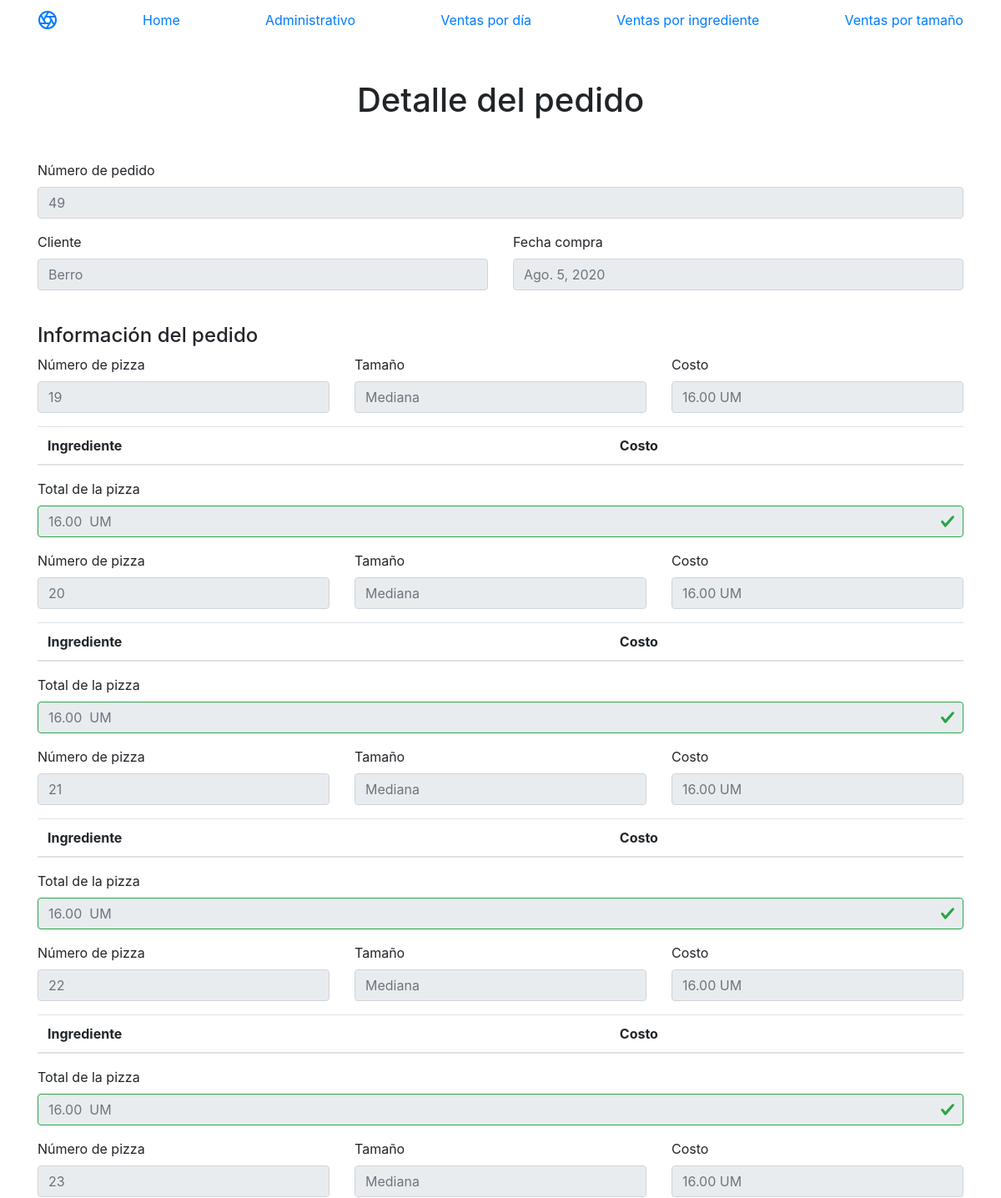
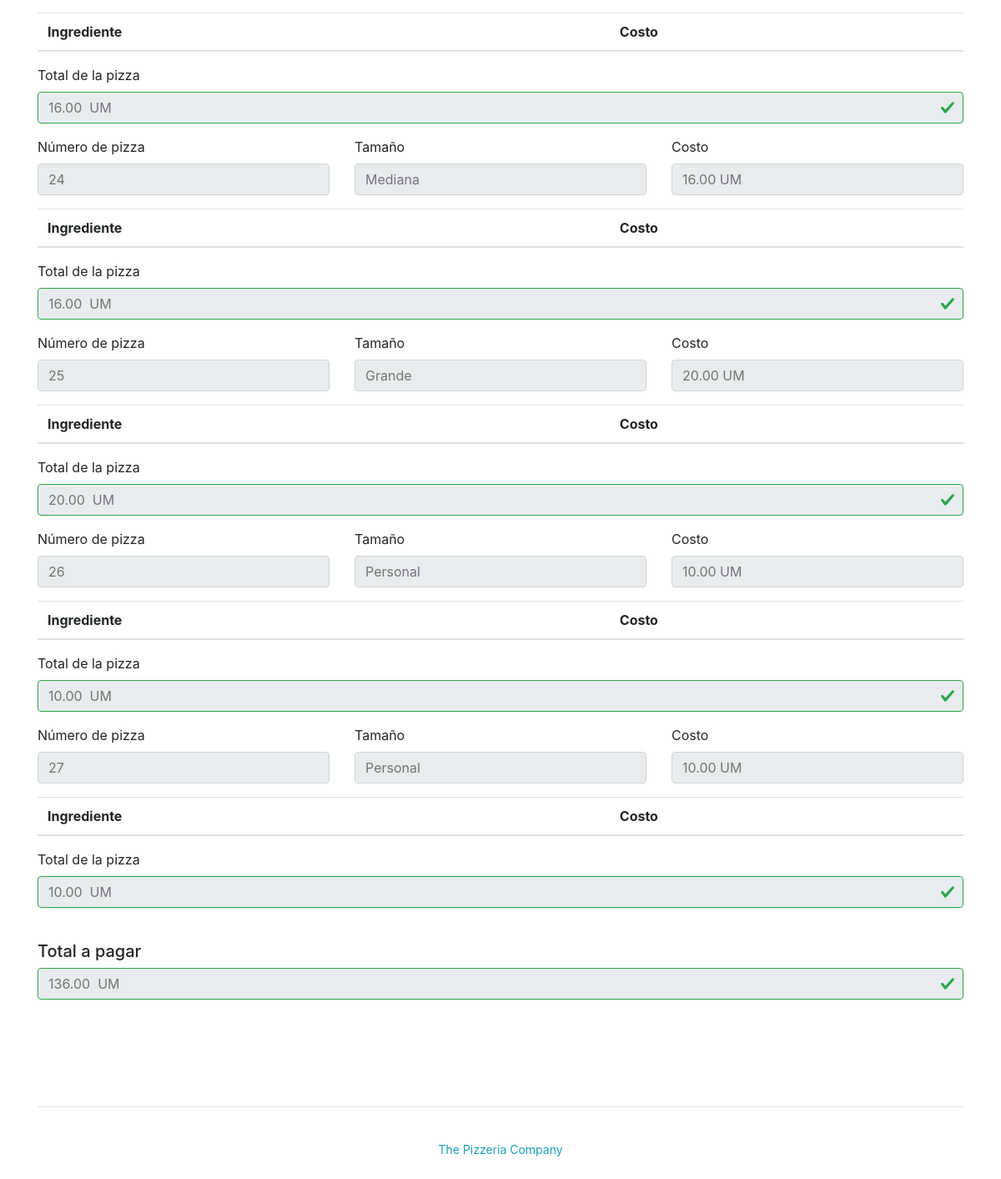
/pedidos/49/, run on the app's committed database (2 pictures, top to bottom).
### pedidos/models.py (models this page shows, shortened)
class Pedido(models.Model):
    pedido_id = models.AutoField(primary_key=True)
    fecha_pedido = models.DateField('Fecha pedido')
    nombre_cliente = models.CharField(max_length=200)
    def pizzas(self):
        return self.pizza_set.all()
    def costo_total(self):
        cont = 0
        for tot in self.pizza_set.all():
            cont = cont + tot.costo()
        return cont

class Pizza(models.Model):
    pizza_id = models.AutoField(primary_key=True)
    pedido_id = models.ForeignKey(Pedido, on_delete=models.DO_NOTHING)
    tamano_id = models.ForeignKey(Tamano, on_delete=models.DO_NOTHING)
    def ingredientes(self):
        return self.pizza_ingrediente_set.all()
    def costo(self):
        cont = 0
        for ing in self.pizza_ingrediente_set.all().filter()[0:]:
            cont = cont + ing.ingrediente_id.get_costo()
        return cont + self.tamano_id.get_costo()

class Tamano(models.Model):
    tamano_id = models.AutoField(primary_key=True)
    nombre_tamano = models.CharField(max_length=200)
    costo_tamano = models.DecimalField(max_digits=10, decimal_places=2)
    def get_name(self):
        return self.nombre_tamano
    def get_costo(self):
        return self.costo_tamano

### pedidos/views.py (the view)
# urls.py: path('<int:pedido_id>/', views.detail, name='detail'),
def detail(request, pedido_id):
    pedido = get_object_or_404(Pedido, pk=pedido_id)
    return render(request, 'pedidos/detail.html', {'pedido': pedido})\

### pedidos/templates/pedidos/detail.html (shortened to what this page needs)
<html>
    <head>
       {% load bootstrap4 %}
       {% bootstrap_css %}
    </head>
    <body>
        <nav class="site-header py-1">
            <div class="container d-flex flex-column flex-md-row justify-content-between">
              <a class="py-2" href="{% url 'pedidos:index' %}">
              </a>
              <a class="py-2 d-none d-md-inline-block" href="{% url 'pedidos:index' %}">Home</a>
              <a class="py-2 d-none d-md-inline-block" href="{% url 'pedidos:administracion' %}">Administrativo</a>
              <a class="py-2 d-none d-md-inline-block" href="{% url 'pedidos:hoy' %}">Ventas por día</a>
              <a class="py-2 d-none d-md-inline-block" href="{% url 'pedidos:venta_ingrediente' %}">Ventas por ingrediente</a>
              <a class="py-2 d-none d-md-inline-block" href="{% url 'pedidos:venta_tamano' %}">Ventas por tamaño</a>
            </div>
          </nav>
<div class="container py-5">
    <div class="row">
        <div class="col-md-12">
            <h1 class="text-center mb-5">Detalle del pedido</h1>
            <div>
                <form>
                    <div class="row">
                        <div class="col">
                            <label for="out">Número de pedido</label>
                            <input class="form-control" type="text" placeholder="{{ pedido.pedido_id }}" readonly>
                        </div>
                    </div>
                </form>
               <form>
                <div class="row">
                    <div class="col">
                        <label for="out">Cliente</label>
                        <input class="form-control " type="text" placeholder="{{ pedido.nombre_cliente }}" readonly>
                    </div>
                    <div class="col">
                        <label for="out">Fecha compra</label>
                        <input type="text" class="form-control" placeholder="{{ pedido.fecha_pedido }}" readonly>
                    </div>
                </div>
               </form>
               <br>
               <h4>Información del pedido</h4>
               {% for pi in pedido.pizzas %}
                    <form>
                        <div class="row">
                            <div class="col">
                                <label for="out">Número de pizza</label>
                                <input class="form-control " type="text" placeholder="{{ pi.pizza_id }}" readonly>
                            </div>
                            <div class="col">
                                <label for="out">Tamaño</label>
                                <input type="text" class="form-control" placeholder="{{ pi.tamano_id.get_name }}" readonly>
                            </div>
                            <div class="col">
                                <label for="out">Costo</label>
                                <input type="text" class="form-control" placeholder="{{ pi.tamano_id.get_costo }} UM" readonly>
                            </div>
                        </div>
                    </form>
                   <table class="table">
                    <thead>
                      <tr>
                        <th scope="col">Ingrediente</th>
                        <th scope="col">Costo</th>
                      </tr>
                    </thead>
                </table>
                <form>
                    <div class="row">
                        <div class="col">
                            <label for="out">Total de la pizza</label>
                            <input class="form-control is-valid" type="text" placeholder="{{ pi.costo }}  UM" readonly>
                        </div>
                    </div>
                </form>
               {% endfor %}
               <form>
                <div class="row">
                    <div class="col">
                        <br>
                        <h5>Total a pagar</h5>
                        <input class="form-control is-valid" type="text" placeholder="{{ pedido.costo_total }}  UM" readonly>
                    </div>
                </div>
               </form>
            </div>
        <br><br><br><br>
        </div>
    </div>
    <hr>
    <p class="text-center"><br>
        <a class="small text-info d-inline-block" >The Pizzeria Company</a>
    </p>
</div>
    </body>
  </html>

### data on the page
Pedido: pedido_id "49", nombre_cliente "Berro", fecha_pedido "Ago. 5, 2020", costo_total "136.00 UM"
Pizza: pizza_id "19", tamano_id.get_name "Mediana", tamano_id.get_costo "16.00 UM", costo "16.00 UM"
Pizza: pizza_id "20", tamano_id.get_name "Mediana", tamano_id.get_costo "16.00 UM", costo "16.00 UM"
Pizza: pizza_id "21", tamano_id.get_name "Mediana", tamano_id.get_costo "16.00 UM", costo "16.00 UM"
Pizza: pizza_id "22", tamano_id.get_name "Mediana", tamano_id.get_costo "16.00 UM", costo "16.00 UM"
Pizza: pizza_id "23", tamano_id.get_name "Mediana", tamano_id.get_costo "16.00 UM", costo "16.00 UM"
Pizza: pizza_id "24", tamano_id.get_name "Mediana", tamano_id.get_costo "16.00 UM", costo "16.00 UM"
Pizza: pizza_id "25", tamano_id.get_name "Grande", tamano_id.get_costo "20.00 UM", costo "20.00 UM"
Pizza: pizza_id "26", tamano_id.get_name "Personal", tamano_id.get_costo "10.00 UM", costo "10.00 UM"
Pizza: pizza_id "27", tamano_id.get_name "Personal", tamano_id.get_costo "10.00 UM", costo "10.00 UM"
